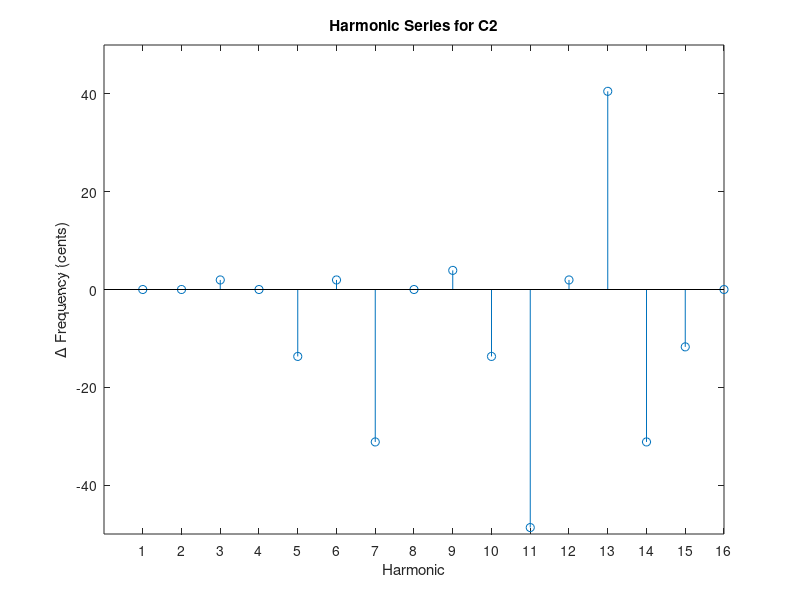

Write the MATLAB code that produced this figure.
%% Exercise 1.9.
% Write a small computer program to calculate the differences (in cents)
% between the first 16 harmonics of the note C2 and the center frequencies
% of the closest notes of the twelve-tone equal-tempered scale (see Figure 1.20).
% What are the corresponding differences when considering the
% harmonics of another note such as Bb4?

%%% Define center frequency for pitch A4 to be 440 Hz.
freq_A4 = 440;
freq_pitch = @(p) freq_A4 * 2.^((p-69)./12);
freq_C2 = freq_pitch(36);
freq_Bb4 = freq_pitch(70);

harmonics = 1:16;

freq_harmonics = freq_C2 * harmonics;
freq_harmonics

% get the whole pitch range
freq_pitches = freq_pitch(0:255);

%% Get the closest pitch for the given frequency of each harmonic.
harmonics_closest_pitch = zeros(numel(harmonics, 1));
harmonics_closest_diff = zeros(numel(harmonics, 1));
for cur_harmonic = 1:numel(harmonics)
    [~, closest_pitch] = min(abs(freq_harmonics(cur_harmonic)-freq_pitches));
    harmonics_closest_pitch(cur_harmonic) = closest_pitch;
    harmonics_closest_diff(cur_harmonic) = log2(freq_harmonics(cur_harmonic)/freq_pitches(closest_pitch))* 1200;
end

%% Visualization
stem(harmonics_closest_diff);
title('Harmonic Series for C2')
xlabel('Harmonic')
ylabel('\Delta Frequency (cents)')
set(gca, 'XTick', harmonics);
%xticks(harmonics)
ylim([-50, 50])